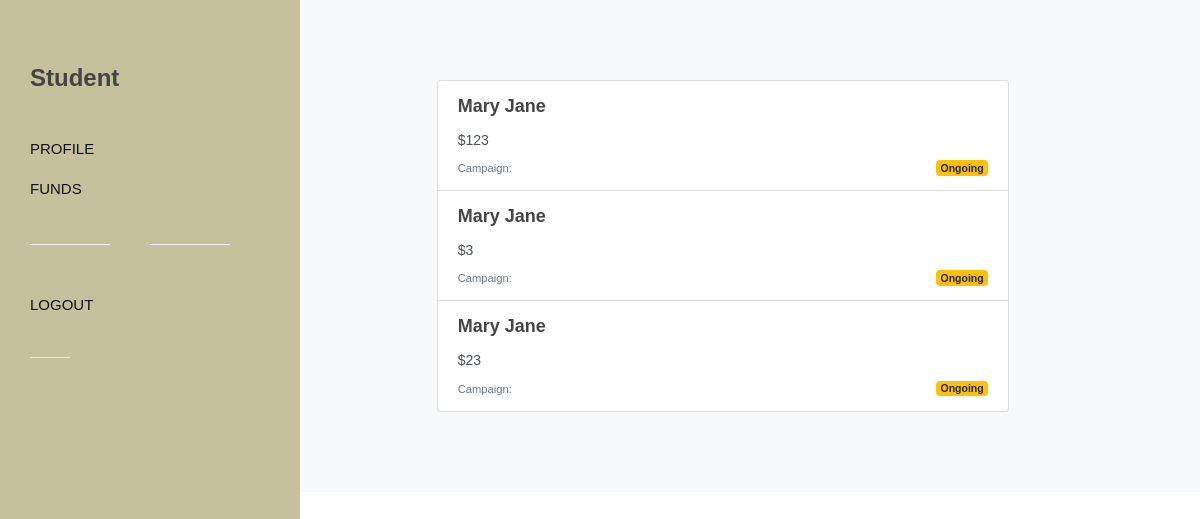
The app's page /funds (signed in) with its own data.
### donate/models.py (models this page shows)
class Fund(models.Model):
    amount = models.IntegerField()
    sponsor = models.ForeignKey(Sponsor, related_name="funds", on_delete=models.CASCADE)
    student = models.ForeignKey(Student, related_name="funds", on_delete=models.CASCADE)
    created = models.DateTimeField(auto_now_add = True )
    updated = models.DateTimeField(auto_now = True)

class Sponsor(models.Model):
    first_name = models.CharField(max_length=100)
    last_name = models.CharField(max_length=100)
    user = models.OneToOneField(User, related_name="sponsor", on_delete=models.CASCADE)
    image = models.ImageField(null=True, blank=True, editable=True, upload_to="images/")
    dob = models.DateField(blank=True, null=True)
    phone = models.CharField(blank=True, max_length=15)
    email = models.EmailField(max_length=100, blank=True, null=True)
    address = models.CharField(max_length=200, blank=True, null=True)
    city = models.CharField(max_length=100, blank=True, null=True)
    country = models.CharField(max_length=100, blank=True, null=True)
    created = models.DateTimeField(auto_now_add = True )
    updated = models.DateTimeField(auto_now = True)

### donate/views.py (the view)
# urls.py: path('funds', views.funds, name='funds'),
@permission_required('donate.student', login_url='donate:student-login')
def funds(request):
    student = Student.objects.get(user = request.user)
    funds = Fund.objects.filter(student = student)
    return render(request, 'donate/funds.html', {'funds':funds})

### donate/templates/donate/funds.html (shortened to what this page needs)
{% extends 'donate/side.html' %}
{% block logo %}<h3>Student</h3>{% endblock %}
{% block nav %}
<li><a href="{% url 'donate:student' %}"><div>Profile</div></a></li>
<li><a href="{% url 'donate:funds' %}"><div>Funds</div></a></li>
<div class="divider divider-center"><a  data-scrollto="#header"><i class="icon-settings"></i></a></div>
<li><a href="{% url 'donate:student-logout' %}"><div>Logout</div></a></li>
{% endblock %}
{% block body %}
		<section id="content">
			<div class="content-wrap bg-light">
				<div class="container">
					<div class="row justify-content-center">
						<div class="col-lg-10 col-md-10">
                            <div class="right-margin list-group">
                                {% for fund in funds %}
                                <a href="{% url 'donate:spons-detail' fund.sponsor.id %}" class="leftmargin rightmargin list-group-item list-group-item-action flex-column align-items-end col-10">
                                    <div class="d-flex w-100 justify-content-between">
                                        <h4 class="mb-2">{{fund.sponsor.first_name}} {{fund.sponsor.last_name}}</h4>
                                    </div>
                                    <p class="mb-1">${{fund.amount}}</p>
                                    <small class="text-muted">Campaign: </small>
                                        {% if fund.student.crowdfund >= fund.student.fees %}
                                        <span class="badge badge-secondary float-right badge-success" style="margin-top: 3px;">Fundend</span>
                                        {% else %}
                                        <span class="badge badge-secondary float-right badge-warning" style="margin-top: 3px;">Ongoing</span>
                                        {% endif %}
                                </a>
                                {% endfor %}
                            </div>
						</div>
					</div>
				</div>
			</div>
		</section>
{% endblock %}

### donate/static/donate/theme/nonprofit.css (style rules this page uses)
:root { --themecolor: #C6C09C; --themecolorrgb: 198,192,156; --header-height: 70px; --sticky-header-height: 70px; }
@media (min-width: 992px) { #primary-menu ul > li > a { padding-top: 24px; padding-bottom: 24px; padding-top: calc(( var(--header-height) - 22px ) / 2); padding-bottom: calc(( var(--header-height) - 22px ) / 2); font-weight: 500 !important; text-transform: none; letter-spacing: 0; font-size: 15px; transition: color .3s ease; color: #111 !important; } }
@media (min-width: 992px) { #primary-menu ul li > a > div:after { opacity: 0; content: ''; position: absolute; background-image: url('images/border.svg'); background-repeat: no-repeat; background-position: center center; top: 50%; left: 50%; margin-top: 14px; width: 60%; height: 10px; background-size: 100% 10px; transform: translate( -50%, -50% ); -webkit-transition: opacity .2s linear; -o-transition: opacity .2s linear; transition: opacity .2s linear; } }

### records on screen
Fund: sponsor.first_name "Mary", sponsor.last_name "Jane", amount "123", shows "Ongoing"
Fund: sponsor.first_name "Mary", sponsor.last_name "Jane", amount "3", shows "Ongoing"
Fund: sponsor.first_name "Mary", sponsor.last_name "Jane", amount "23", shows "Ongoing"
